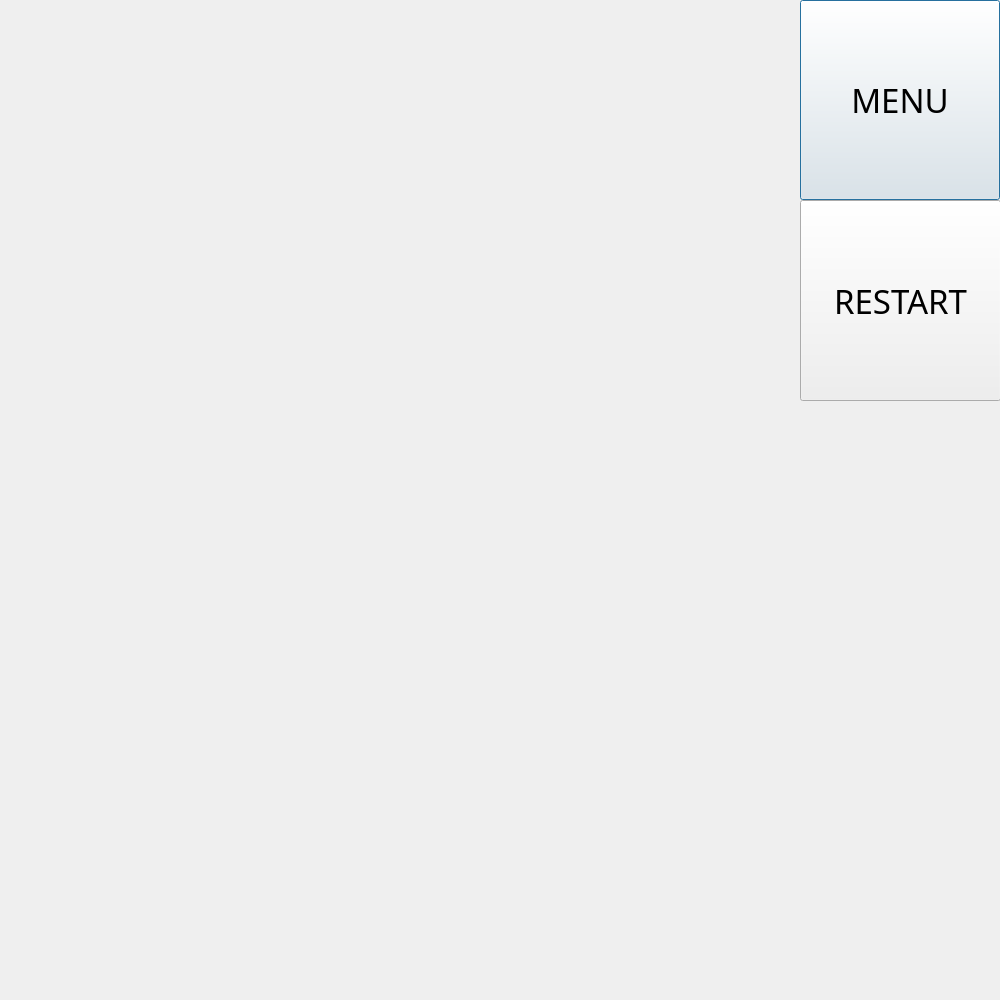
<?xml version="1.0" encoding="UTF-8"?>
<ui version="4.0">
 <class>level_2</class>
 <widget class="QDialog" name="level_2">
  <property name="geometry">
   <rect>
    <x>0</x>
    <y>0</y>
    <width>1000</width>
    <height>1000</height>
   </rect>
  </property>
  <property name="windowTitle">
   <string>Dialog</string>
  </property>
  <widget class="QPushButton" name="menuButton">
   <property name="geometry">
    <rect>
     <x>800</x>
     <y>0</y>
     <width>200</width>
     <height>200</height>
    </rect>
   </property>
   <property name="baseSize">
    <size>
     <width>200</width>
     <height>200</height>
    </size>
   </property>
   <property name="font">
    <font>
     <family>SetoFont</family>
     <pointsize>25</pointsize>
    </font>
   </property>
   <property name="text">
    <string>MENU</string>
   </property>
  </widget>
  <widget class="QPushButton" name="restartButton">
   <property name="geometry">
    <rect>
     <x>800</x>
     <y>200</y>
     <width>201</width>
     <height>201</height>
    </rect>
   </property>
   <property name="font">
    <font>
     <family>SetoFont</family>
     <pointsize>25</pointsize>
    </font>
   </property>
   <property name="text">
    <string>RESTART</string>
   </property>
  </widget>
 </widget>
 <resources/>
 <connections/>
</ui>
